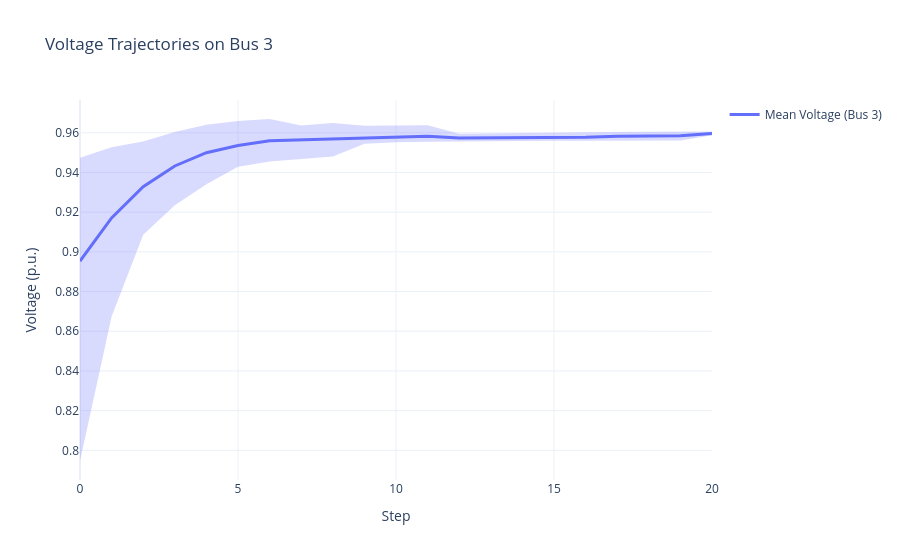

The notebook cell this image was saved under:
### Code cell
success_list = np.array(success_list)
print('average recovery step is:')
print(np.mean(success_list[:,1]))
print(np.std(success_list[:,1]))
print('average reactive power cost is:')
print(np.mean(control_cost))
print(np.std(control_cost))
print('the total cost is:')
# print(object_cost)
print(np.mean(object_cost))
print(np.std(object_cost))

import plotly.express as px

# ---------- 3. plotting ----------
bus_idx = 2                                   # choose bus (0-based)
max_len  = max(a.shape[0] for a in voltage_trajs)

# build (episodes × max_len) matrix with NaN padding
traj_mat = np.full((len(voltage_trajs), max_len), np.nan)
for i, ep in enumerate(voltage_trajs):
    traj_mat[i, :ep.shape[0]] = ep[:, bus_idx]

mean_traj = np.nanmean(traj_mat, axis=0)
min_traj  = np.nanmin(traj_mat, axis=0)
max_traj  = np.nanmax(traj_mat, axis=0)

# pick one color from Plotly's qualitative palette
base_color = px.colors.qualitative.Plotly[0]  # '#1f77b4' (blue)

def hex_to_rgba(hex_color, alpha):
    """#1f77b4 -> rgba(31,119,180,alpha)"""
    h = hex_color.lstrip('#')
    r, g, b = tuple(int(h[i:i+2], 16) for i in (0, 2, 4))
    return f'rgba({r},{g},{b},{alpha})'

fill_color = hex_to_rgba(base_color, 0.25)    # translucent blue

fig = go.Figure()

# 1) lower bound (invisible line – starting edge of the band)
fig.add_trace(
    go.Scatter(
        x=np.arange(max_len),
        y=min_traj,
        mode="lines",
        line=dict(width=0),
        showlegend=False,
        hoverinfo="skip",
        name="min",
    )
)

# 2) upper bound with 'tonexty' fill – creates the shaded band
fig.add_trace(
    go.Scatter(
        x=np.arange(max_len),
        y=max_traj,
        mode="lines",
        line=dict(width=0),
        fill="tonexty",
        fillcolor=fill_color,
        showlegend=False,
        hoverinfo="skip",
        name="max",
    )
)

# 3) mean curve on top, same hue but solid & thicker
fig.add_trace(
    go.Scatter(
        x=np.arange(max_len),
        y=mean_traj,
        mode="lines",
        name=f"Mean Voltage (Bus {bus_idx + 1})",
        line=dict(color=base_color, width=3),
    )
)

fig.update_layout(
    title=f"Voltage Trajectories on Bus {bus_idx + 1}",
    xaxis_title="Step",
    yaxis_title="Voltage (p.u.)",
    template="plotly_white",
)

fig.show()

### Figure 1 — Plotly figure (JSON) as saved in the notebook; plotly's stock layout.template omitted (floating-point values rounded to 4 significant figures)
{"data": [{"hoverinfo": "skip", "line": {"width": 0}, "mode": "lines", "name": "min", "showlegend": false, "type": "scatter", "x": [0, 1, 2, 3, 4, 5, 6, 7, 8, 9, 10, 11, 12, 13, 14, 15, 16, 17, 18, 19, 20], "y": [0.7946, 0.8674, 0.9086, 0.9235, 0.934, 0.9429, 0.9455, 0.9469, 0.948, 0.9545, 0.9552, 0.9555, 0.9557, 0.9558, 0.9559, 0.956, 0.956, 0.9561, 0.9561, 0.9562, 0.9587]}, {"fill": "tonexty", "fillcolor": "rgba(99,110,250,0.25)", "hoverinfo": "skip", "line": {"width": 0}, "mode": "lines", "name": "max", "showlegend": false, "type": "scatter", "x": [0, 1, 2, 3, 4, 5, 6, 7, 8, 9, 10, 11, 12, 13, 14, 15, 16, 17, 18, 19, 20], "y": [0.9474, 0.9526, 0.9556, 0.9604, 0.964, 0.9659, 0.9669, 0.9636, 0.965, 0.9635, 0.9637, 0.9638, 0.9595, 0.9598, 0.9599, 0.9601, 0.9603, 0.9604, 0.9605, 0.9606, 0.9606]}, {"line": {"color": "#636EFA", "width": 3}, "mode": "lines", "name": "Mean Voltage (Bus 3)", "type": "scatter", "x": [0, 1, 2, 3, 4, 5, 6, 7, 8, 9, 10, 11, 12, 13, 14, 15, 16, 17, 18, 19, 20], "y": [0.8953, 0.9171, 0.9328, 0.9433, 0.9499, 0.9536, 0.956, 0.9565, 0.957, 0.9573, 0.9577, 0.9582, 0.9574, 0.9574, 0.9575, 0.9577, 0.9578, 0.9583, 0.9584, 0.9584, 0.9597]}], "layout": {"title": {"text": "Voltage Trajectories on Bus 3"}, "xaxis": {"title": {"text": "Step"}}, "yaxis": {"title": {"text": "Voltage (p.u.)"}}}}
